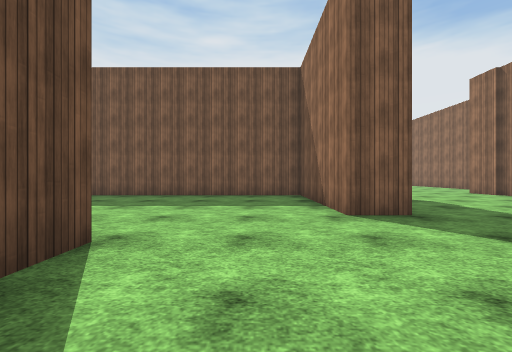
view 1 (above)

19 first-person views from a walk through a scene from a Unity 3-D project. The camera is 1.2 m above the floor, looks level and sees 90° across. The floor is counted in squares, 2 m on a side. Each view is taken from the middle of a square. On the plan, view 1 faces up. The plan holds only what a view shows up to about 9 squares ahead; the rest is blank. The place goes on beyond the plan. The player is left out. Surface patterns are stand-ins for the level's own textures.

view 2
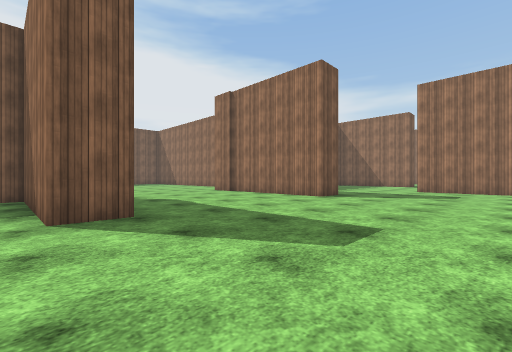

view 3
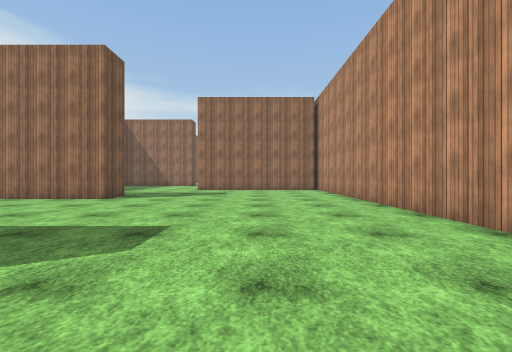

view 4
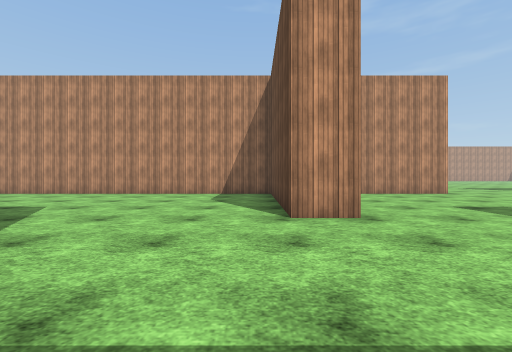

view 5
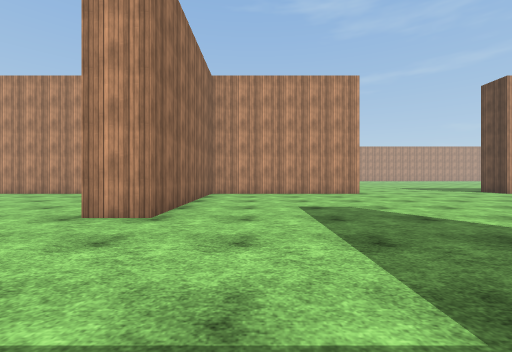

view 6
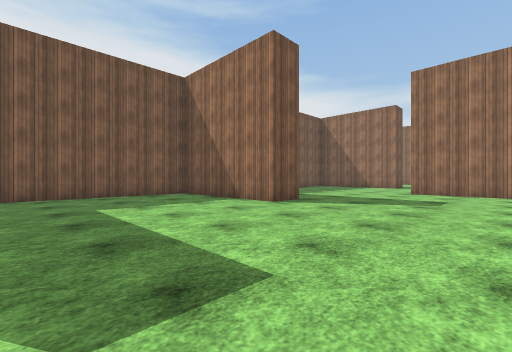

view 7
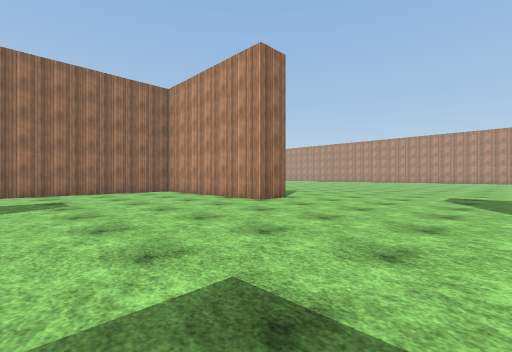

view 8
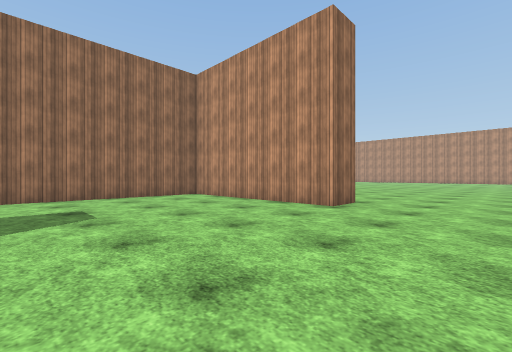

view 9
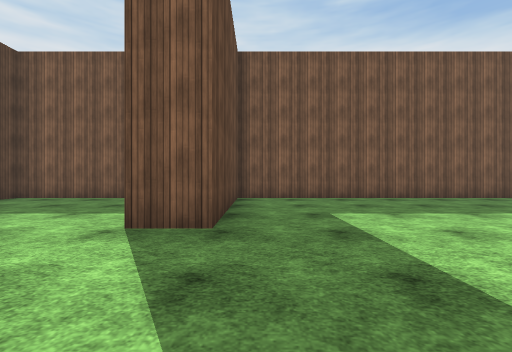

view 10
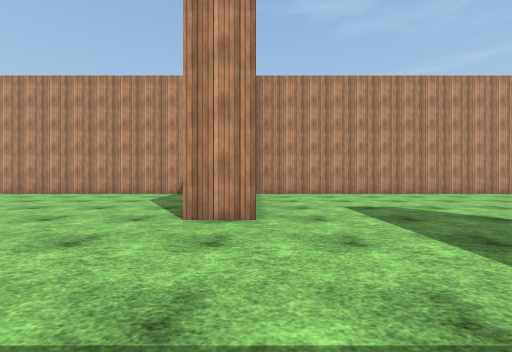

view 11
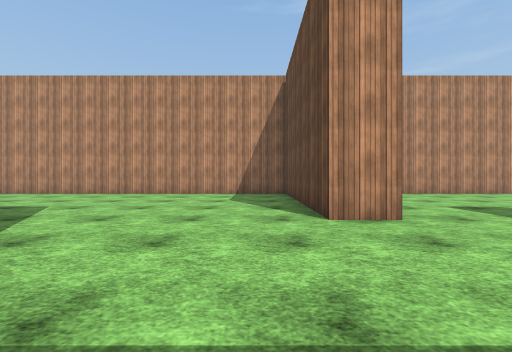

view 12
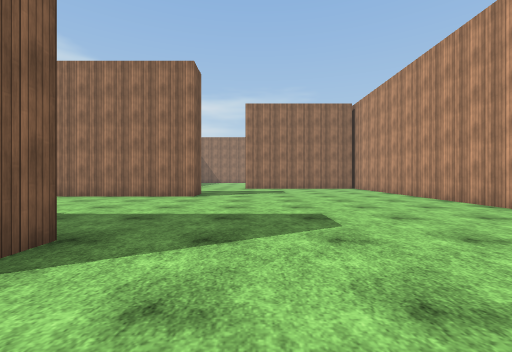

view 13
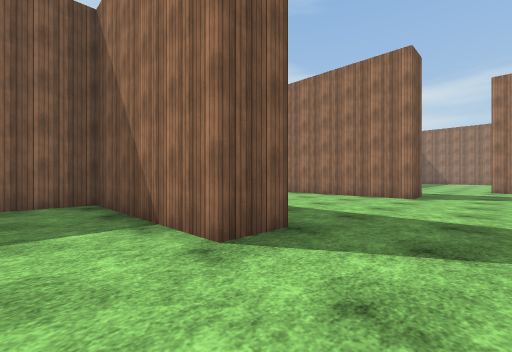

view 14
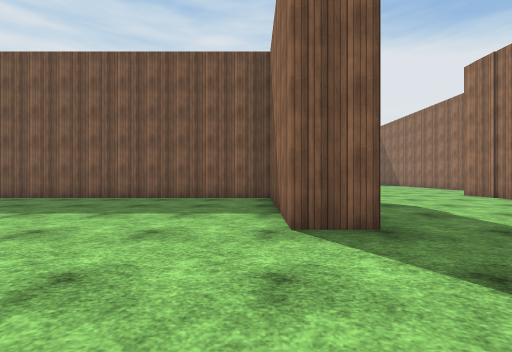

view 15
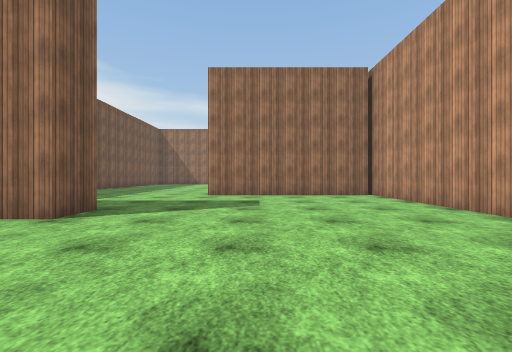

view 16
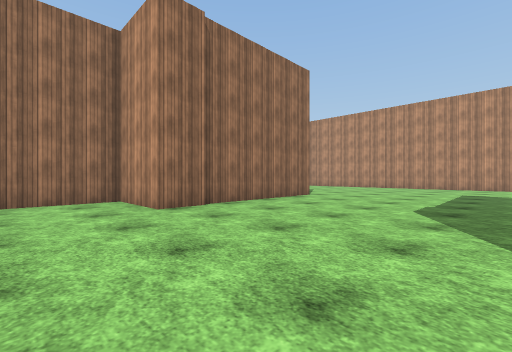

view 17
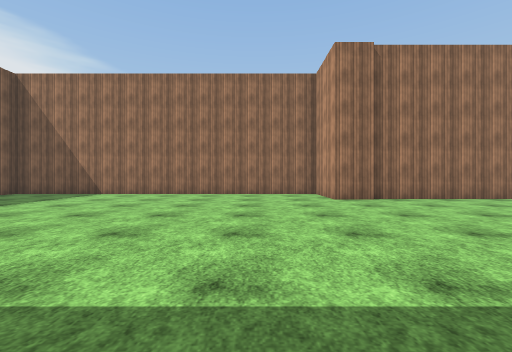

view 18
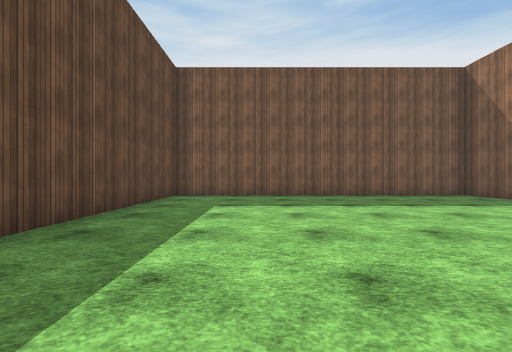

view 19
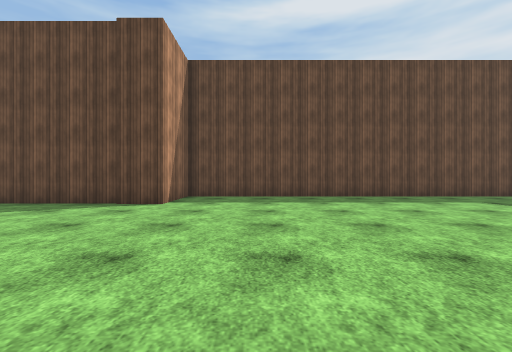

### Floor plan
Points are (right, up) in squares from view 1. A wall is a line through its corners. A room is listed if a view was taken in it or the views show most of it. See-through windows are left out.
Room 1 (views 1, 2, 3, 4, 5, 6, 7, 8, 9, 16, 17, 18, 19)
walls: (2.5, 3.9) (1.4, 3.9) (1.4, 8) (-6.5, 8) (-6.5, 3.9) (-7.5, 3.9) (-7.5, 8) (-12.5, 8); (8.8, 3.9) (7.6, 3.9) (7.6, 9) (9.5, 9) (9.5, 19) (0.5, 19) (0.5, 9) (2.4, 9) (2.4, 5.4); (-7.5, -3.8) (-7.5, -2.7) (-2.5, -2.7) (-2.5, 2.3) (-1.5, 2.3) (-1.5, -2.7) (12.5, -2.7); (12, 0) (12, 1.8)
ways out: opening at (10, 3.3) to room 2
Room 2 (views 10, 11, 12, 13, 14, 15)
walls: (17.5, 3.9) (16.4, 3.9) (16.4, 8) (9, 8); (23.6, 3.9) (22.6, 3.9) (22.6, 9); (11.9, 2.5) (13, 2.5) (13, -2.5); (12.5, -2.7) (27.4, -2.7); (27, -2.5) (27, 2.5)
ways out: opening at (10, 3.3) to room 1; opening at (25, 3.3)

Where each view was taken, in squares from view 1:
view 1: 0 up, 0 right, facing up
view 2: 0 up, 1 right, facing up-right
view 3: 0 up, 1 right, facing right
view 4: 6 up, 1 left, facing down
view 5: 6 up, 4 left, facing down
view 6: 0 up, 12 left, facing up-right
view 7: 2 up, 12 left, facing down-right
view 8: 2 up, 10 left, facing down-right
view 9: 1 up, 6 left, facing up
view 10: 6 up, 12 right, facing down
view 11: 6 up, 14 right, facing down
view 12: 2 up, 15 right, facing right
view 13: 2 up, 15 right, facing up-right
view 14: 1 up, 16 right, facing up
view 15: 1 up, 19 right, facing right
view 16: 11 up, 3 right, facing down-right
view 17: 11 up, 1 right, facing right
view 18: 11 up, 3 right, facing up
view 19: 11 up, 8 right, facing left
